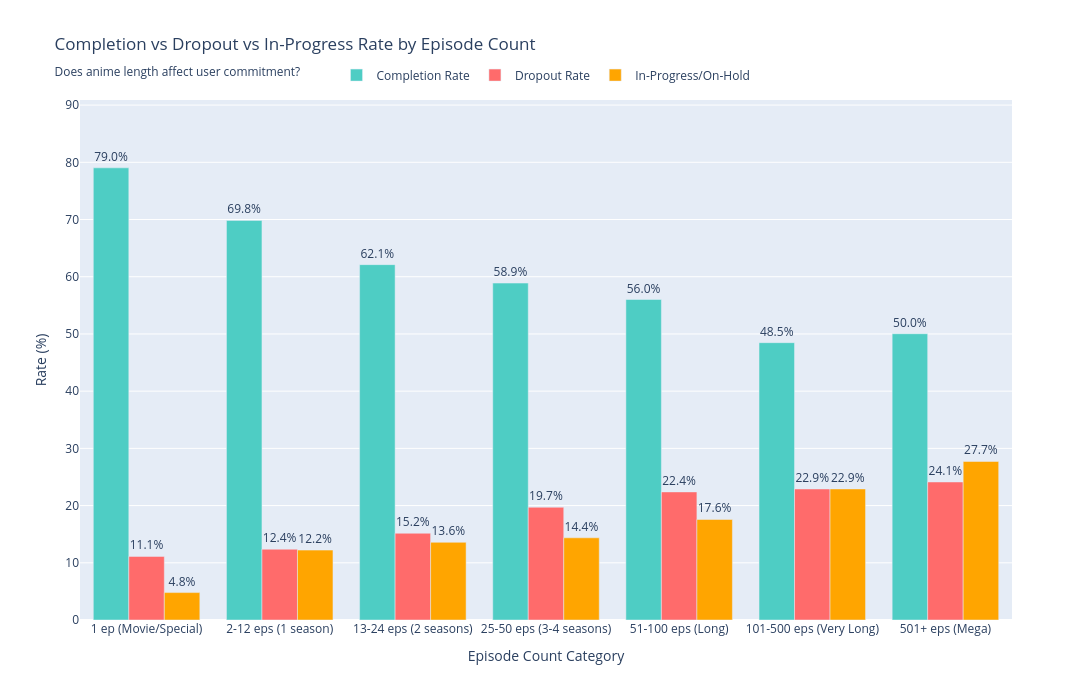

Notebook code cell kept with this figure:
### Markdown cell above
## The Commitment Question: What Makes Us Finish What We Start?

Every anime fan knows the feeling: you queue up a new series, watch the first few episodes, and then… life happens.  
The show sits in your "Currently Watching" list for months. Maybe forever.

But what separates the anime we finish from the ones we abandon?  
Is it purely a matter of quality, or is there something deeper at play—a psychological contract between viewer and content that either holds or breaks?

This analysis dives into the completion and dropout patterns across thousands of anime titles and millions of viewing decisions.  
We examine three critical dimensions:

- **Episode Count**: Does length breed commitment or fatigue?
- **Format**: Are movies inherently more "finishable" than TV series?
- **Genre**: Do emotional stakes trump action spectacle when it comes to keeping viewers hooked?

The findings reveal a nuanced picture: **not all content is meant to be completed, and that's not necessarily a failure.**  
Some anime are designed to be lived with rather than finished. Others promise—and must deliver—closure in a single sitting.

Understanding these patterns isn't just academic.  
For creators, it's a roadmap for designing content that respects the viewer's time.  
For platforms, it's a guide to retention strategy.  
And for fans? It's validation that dropping a show doesn't make you a quitter—it makes you human.

Let's break down the data.

### Code cell
fig = gu.completion_dropout_by_episode_count()
fig.show()

### Figure 1 — Plotly figure (JSON) as saved in the notebook; plotly's stock layout.template omitted (floating-point values rounded to 4 significant figures)
{"data": [{"customdata": [[13564, 150904212], [6149, 461655931], [1215, 146143673], [1806, 58036857], [651, 13377168], [256, 26195165], [22, 103974]], "hovertemplate": "<b>%{x}</b><br>Completion Rate: %{y:.1f}%<br>Anime Count: %{customdata[0]:,}<br>Total Started: %{customdata[1]:,}<br><extra></extra>", "marker": {"color": "#4ECDC4"}, "name": "Completion Rate", "text": [79.03, 69.84, 62.11, 58.89, 56.02, 48.48, 50.04], "textposition": "outside", "texttemplate": "%{text:.1f}%", "type": "bar", "x": ["1 ep\n(Movie/Special)", "2-12 eps\n(1 season)", "13-24 eps\n(2 seasons)", "25-50 eps\n(3-4 seasons)", "51-100 eps\n(Long)", "101-500 eps\n(Very Long)", "501+ eps\n(Mega)"], "y": [79.03, 69.84, 62.11, 58.89, 56.02, 48.48, 50.04]}, {"customdata": [[13564, 150904212], [6149, 461655931], [1215, 146143673], [1806, 58036857], [651, 13377168], [256, 26195165], [22, 103974]], "hovertemplate": "<b>%{x}</b><br>Dropout Rate: %{y:.1f}%<br>Anime Count: %{customdata[0]:,}<br>Total Started: %{customdata[1]:,}<br><extra></extra>", "marker": {"color": "#FF6B6B"}, "name": "Dropout Rate", "text": [11.12, 12.38, 15.16, 19.7, 22.39, 22.9, 24.13], "textposition": "outside", "texttemplate": "%{text:.1f}%", "type": "bar", "x": ["1 ep\n(Movie/Special)", "2-12 eps\n(1 season)", "13-24 eps\n(2 seasons)", "25-50 eps\n(3-4 seasons)", "51-100 eps\n(Long)", "101-500 eps\n(Very Long)", "501+ eps\n(Mega)"], "y": [11.12, 12.38, 15.16, 19.7, 22.39, 22.9, 24.13]}, {"customdata": [[13564, 150904212], [6149, 461655931], [1215, 146143673], [1806, 58036857], [651, 13377168], [256, 26195165], [22, 103974]], "hovertemplate": "<b>%{x}</b><br>In-Progress/On-Hold: %{y:.1f}%<br>Anime Count: %{customdata[0]:,}<br>Total Started: %{customdata[1]:,}<br><extra></extra>", "marker": {"color": "#FFA500"}, "name": "In-Progress/On-Hold", "text": [4.79, 12.21, 13.58, 14.37, 17.57, 22.91, 27.71], "textposition": "outside", "texttemplate": "%{text:.1f}%", "type": "bar", "x": ["1 ep\n(Movie/Special)", "2-12 eps\n(1 season)", "13-24 eps\n(2 seasons)", "25-50 eps\n(3-4 seasons)", "51-100 eps\n(Long)", "101-500 eps\n(Very Long)", "501+ eps\n(Mega)"], "y": [4.79, 12.21, 13.58, 14.37, 17.57, 22.91, 27.71]}], "layout": {"barmode": "group", "font": {"size": 12}, "height": 700, "hovermode": "x unified", "legend": {"orientation": "h", "x": 0.5, "xanchor": "center", "y": 1.02, "yanchor": "bottom"}, "title": {"text": "Completion vs Dropout vs In-Progress Rate by Episode Count<br><sub>Does anime length affect user commitment?</sub>"}, "width": 1400, "xaxis": {"title": {"text": "Episode Count Category"}}, "yaxis": {"range": [0, 90.89], "title": {"text": "Rate (%)"}}}}
